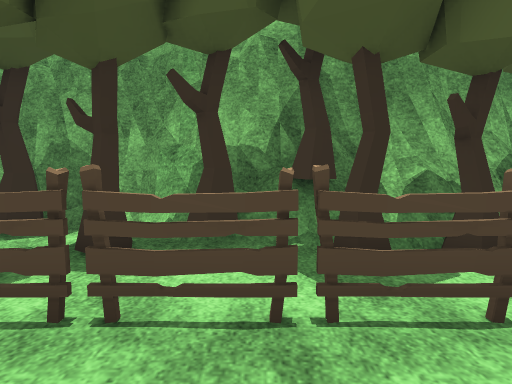
View 1 (above)

18 first-person views from a walk through a 3-D level made in the Unity game engine. The camera is 1.3 m above the floor, tilts 6° down and sees 75° across. The floor is counted in squares, 1 m on a side. Each view is taken from the middle of a square. On the plan, view 1 faces up. The plan holds only what a view shows up to about 14 squares ahead; the rest is blank. The place goes on beyond the plan. The player is left out. Some surface patterns are stand-ins.

View 2
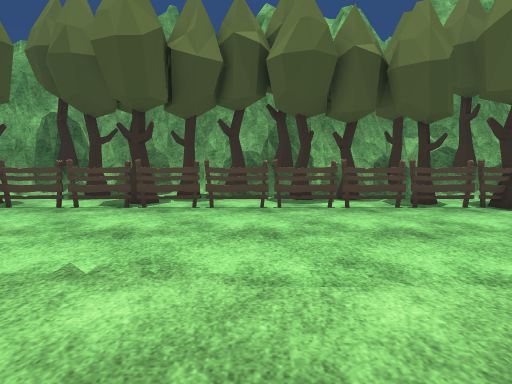

View 3
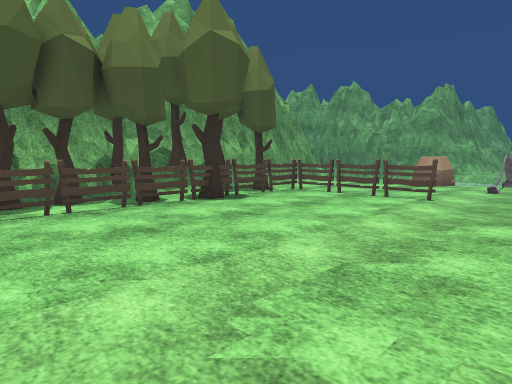

View 4
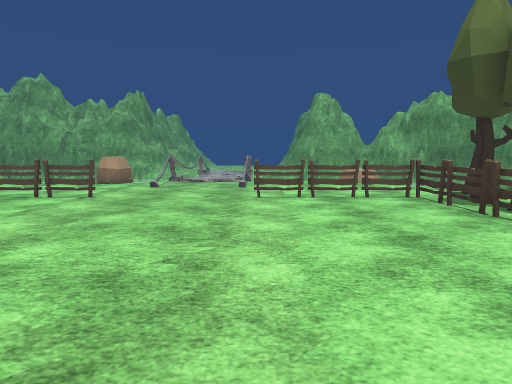

View 5
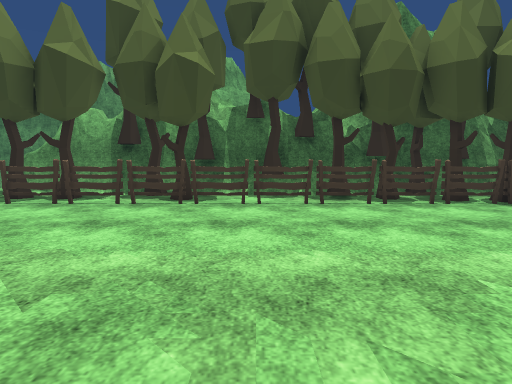

View 6
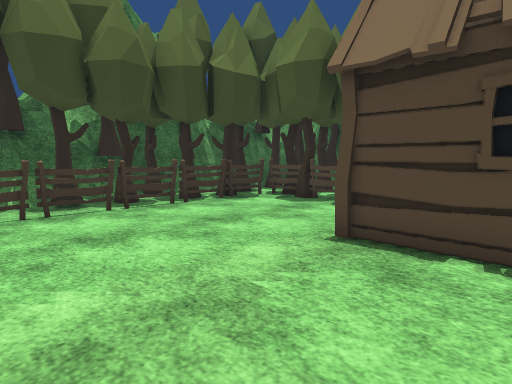

View 7
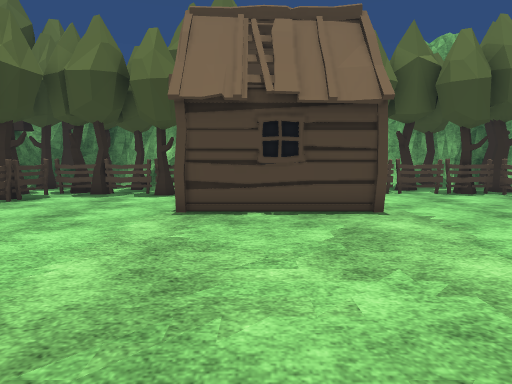

View 8
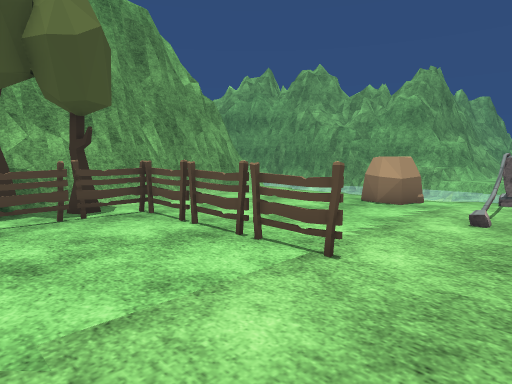

View 9
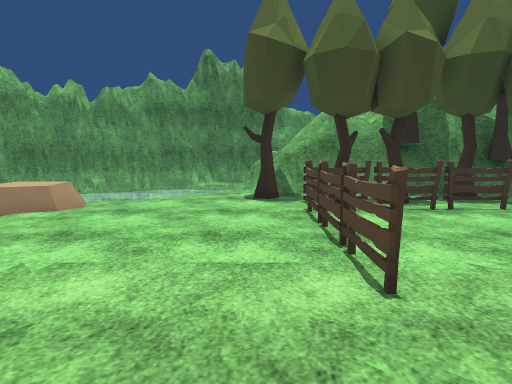

View 10
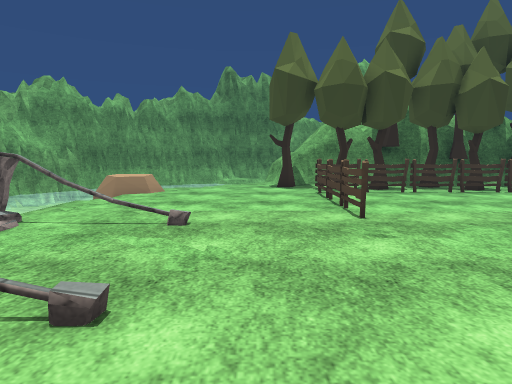

View 11
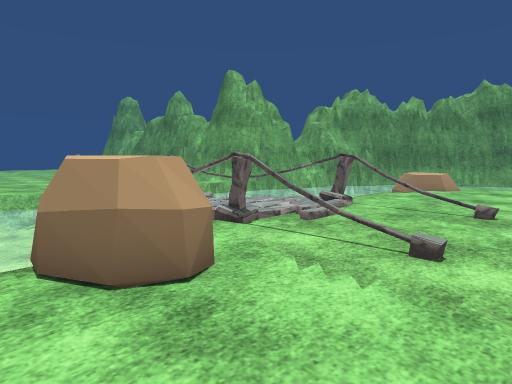

View 12
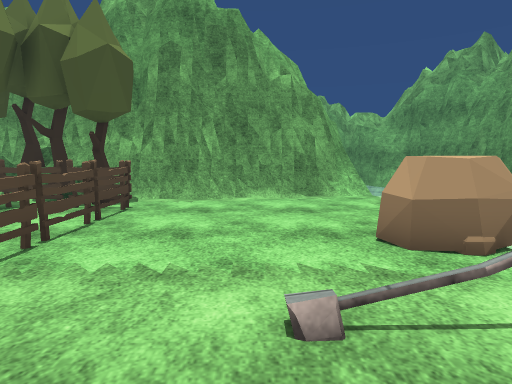

View 13
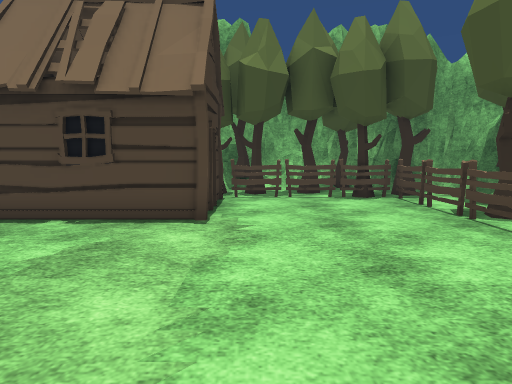

View 14
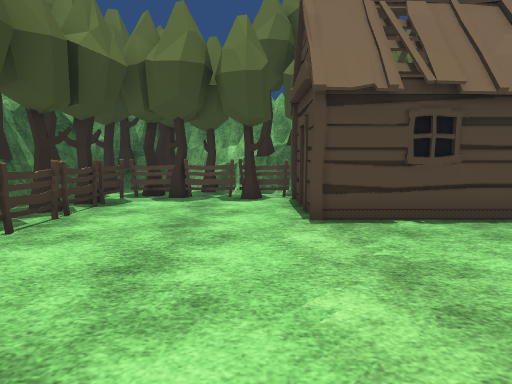

View 15
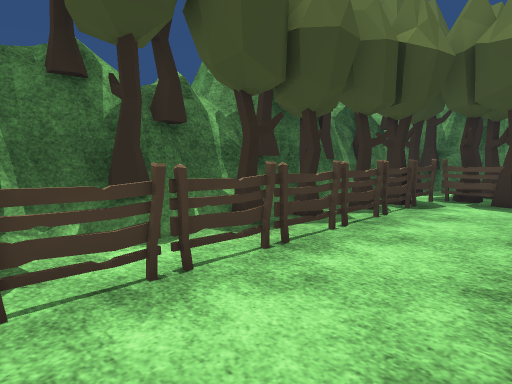

View 16
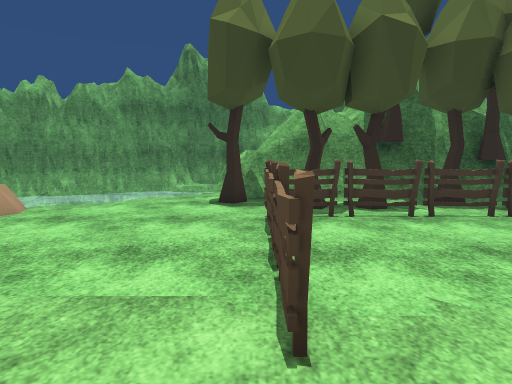

View 17
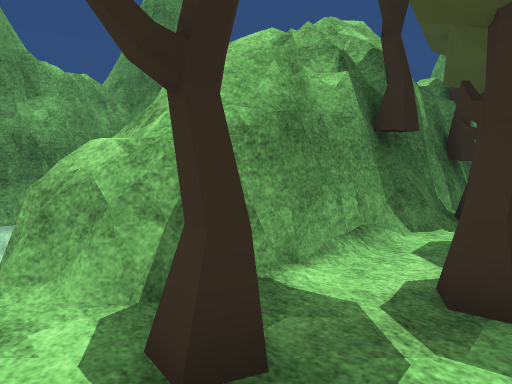

View 18
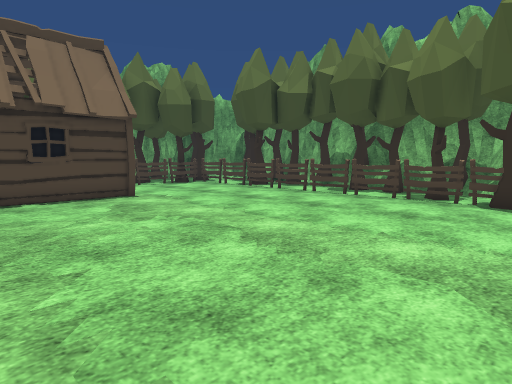

### Floor plan
Key: @ floor where view 1 was taken; # wall or solid block; . main floor; : floor 0.25 m higher than the main floor; - floor 0.25 m lower than the main floor; / step, stairs or slope; = window, fence, low wall or low ledge; ≈ water the walk keeps out of; ^ raised ledge; T tree; F fence; H thing the floor can be seen under or through; U hut; R rock; O other object.
Columns run from 9 left of view 1 to 19 right of it. Each row starts with its distance up from view 1.
  7   #######     ###         #
  6 ####:T ############   #####=
  5 # .TT..TT#####T##^########=
  4 T.....T...TTT.T.#T#T.......≈
  3  TTFFFTFFFFFFFTTTFFTF......
  2 ..T.............T...F......
  1 T.T.................F......≈
  0  TF......@..........F.....RR≈
 -1  .F.................F....RRR
 -2 .TF.................F.....R≈
 -3 TTFUUUU.............F....=HH≈
 -4  TO   U....................:≈
 -5   O   U.................../..
 -6       U...................//:
 -7 TT    U...................#.≈
 -8 ##FUUUU.............F.......≈
 -9 T#FT................F.......
-10 ^#F.................F.......
-11 TTT.................F....../
-12 T.T.................F......
-13  .TFFFFFFFFFFFFFFFFFF.....RRR
-14 T.TTTT.T.....TT..T........RR
-15 T T# TTTT###..TT.TTT......≈
-16 T####T###########=  TT..≈
-17     ###### ##########=.-
-18                     #=≈     ≈
-19                     #^    ≈≈≈
-20                           ≈≈≈

Where each view was taken, in squares from view 1:
view 1: 0 up, 0 right, facing up
view 2: 6 down, 0 right, facing up
view 3: 6 down, 0 right, facing up-right
view 4: 8 down, 0 right, facing right
view 5: 4 down, 2 right, facing down
view 6: 5 down, 2 right, facing down-left
view 7: 6 down, 5 right, facing left
view 8: 5 down, 7 right, facing up-right
view 9: 5 down, 12 right, facing down
view 10: 1 down, 13 right, facing down
view 11: 1 up, 13 right, facing down-right
view 12: 6 down, 14 right, facing up
view 13: 2 down, 4 right, facing left
view 14: 9 down, 4 right, facing left
view 15: 10 down, 4 right, facing down-left
view 16: 6 down, 11 right, facing down
view 17: 14 down, 13 right, facing down-left
view 18: 8 down, 8 right, facing up-left
